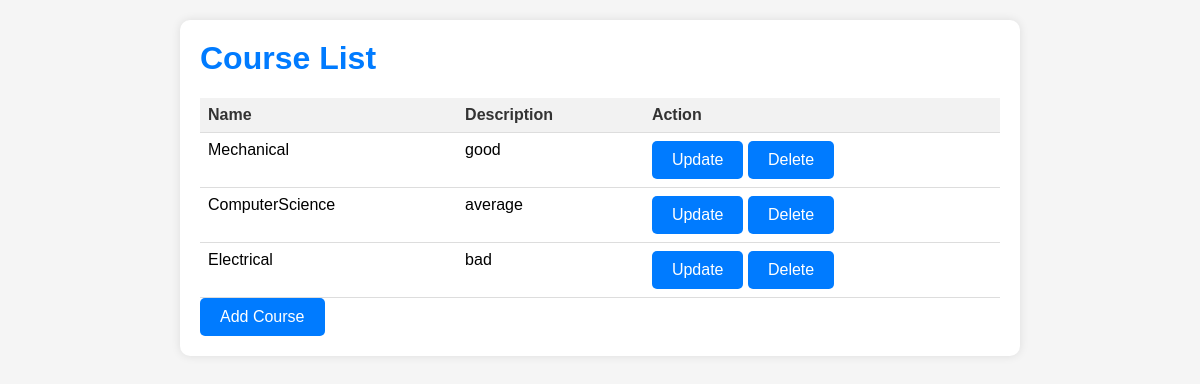
The page /courseapp/viewCourse/ on the database its author committed.
### studentapp/models.py (models this page shows, shortened)
class Course(models.Model):
    name = models.CharField(max_length=55)
    description = models.CharField(max_length=255)

### courseapp/views.py (the view)
# urls.py: path('viewCourse/',viewCourse.as_view(), name = 'course_view'),
class viewCourse(View):
    def get(self,request):
        item = Course.objects.all()
        form = CourseForm()
        context = {'form': form, 'item': item}
        return render(request,'viewcourse.html',context)

### courseapp/templates/viewcourse.html (shortened to what this page needs)
<!DOCTYPE html>
<html lang="en">
<head>
</head>
<body>
    <div class="container">
        <h1>Course List</h1>
        <table>
            <thead>
                <tr>
                    <th>Name</th>
                    <th>Description</th>
                    <th>Action</th>
                </tr>
            </thead>
            <tbody>
                {% for course in item %}
                <tr>
                    <td>{{ course.name }}</td>
                    <td>{{ course.description }}</td>
                    <td>
                        <a href="{% url 'courseapp:update_course' course.pk %}">Update</a>
                        <a href="{% url 'courseapp:delete' course.pk %}">Delete</a>
                    </td>
                </tr>
                {% endfor %}
            </tbody>
        </table>
        <a href="{% url 'courseapp:add_course' %}">Add Course</a>
    </div>
</body>
</html>

### courseapp/templates/viewcourse.html (style rules this page uses)
body { font-family: Arial, sans-serif; background-color: #f5f5f5; margin: 0; padding: 0; }
.container { max-width: 800px; margin: 20px auto; padding: 20px; background-color: #fff; border-radius: 10px; box-shadow: 0 0 10px rgba(0, 0, 0, 0.1); }
h1 { color: #007bff; margin-top: 0; }
table { width: 100%; border-collapse: collapse; margin-top: 10px; }
th, td { padding: 8px; border-bottom: 1px solid #ddd; }
th { background-color: #f2f2f2; color: #333; text-align: left; }
td { vertical-align: top; }
a { display: inline-block; padding: 10px 20px; background-color: #007bff; color: #fff; text-decoration: none; border-radius: 5px; }

### rows shown on the page
Course: name "Mechanical", description "good"
Course: name "ComputerScience", description "average"
Course: name "Electrical", description "bad"
